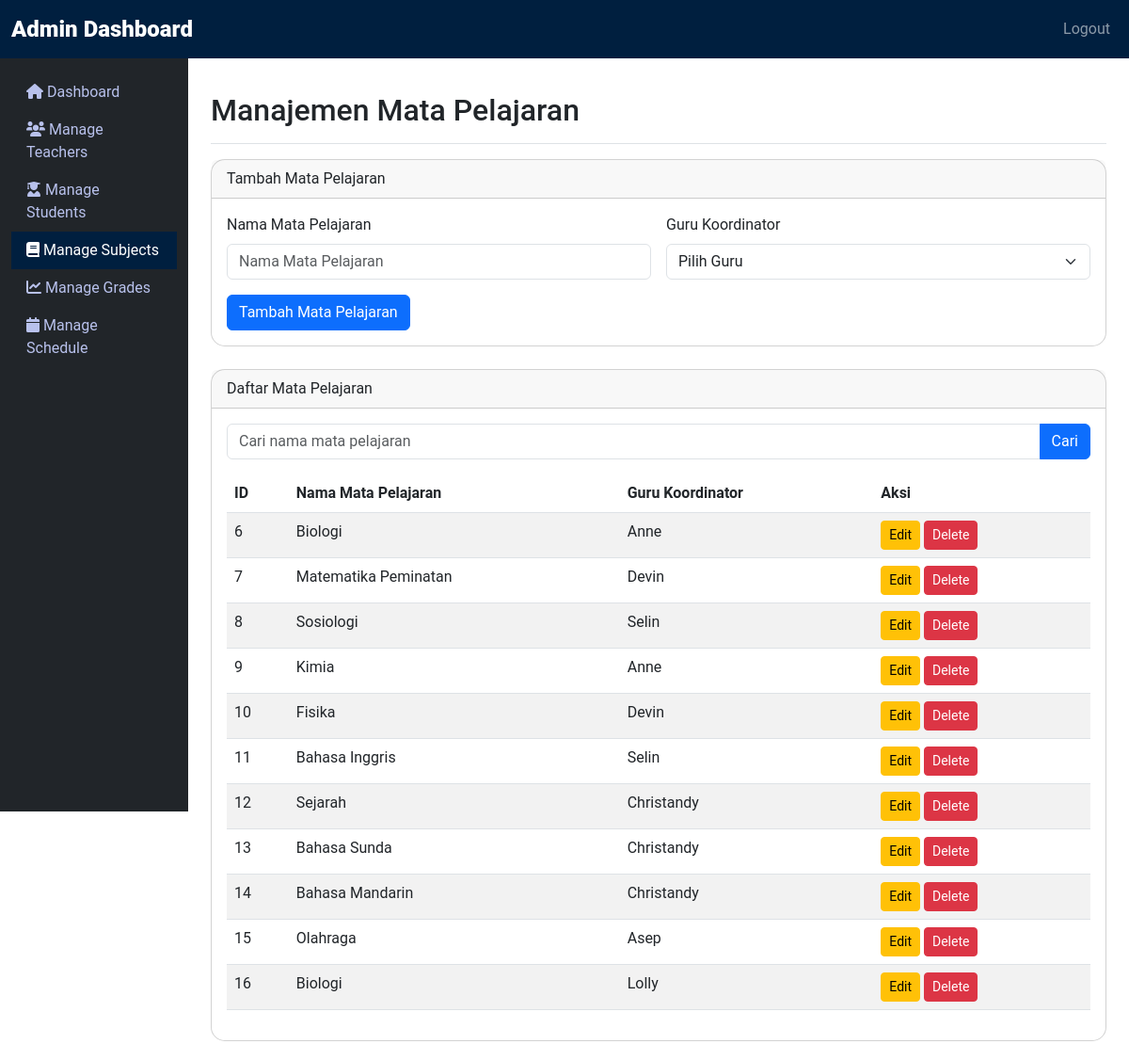
Page /admin/manage_subjects.php (signed in) on the earlier database version.
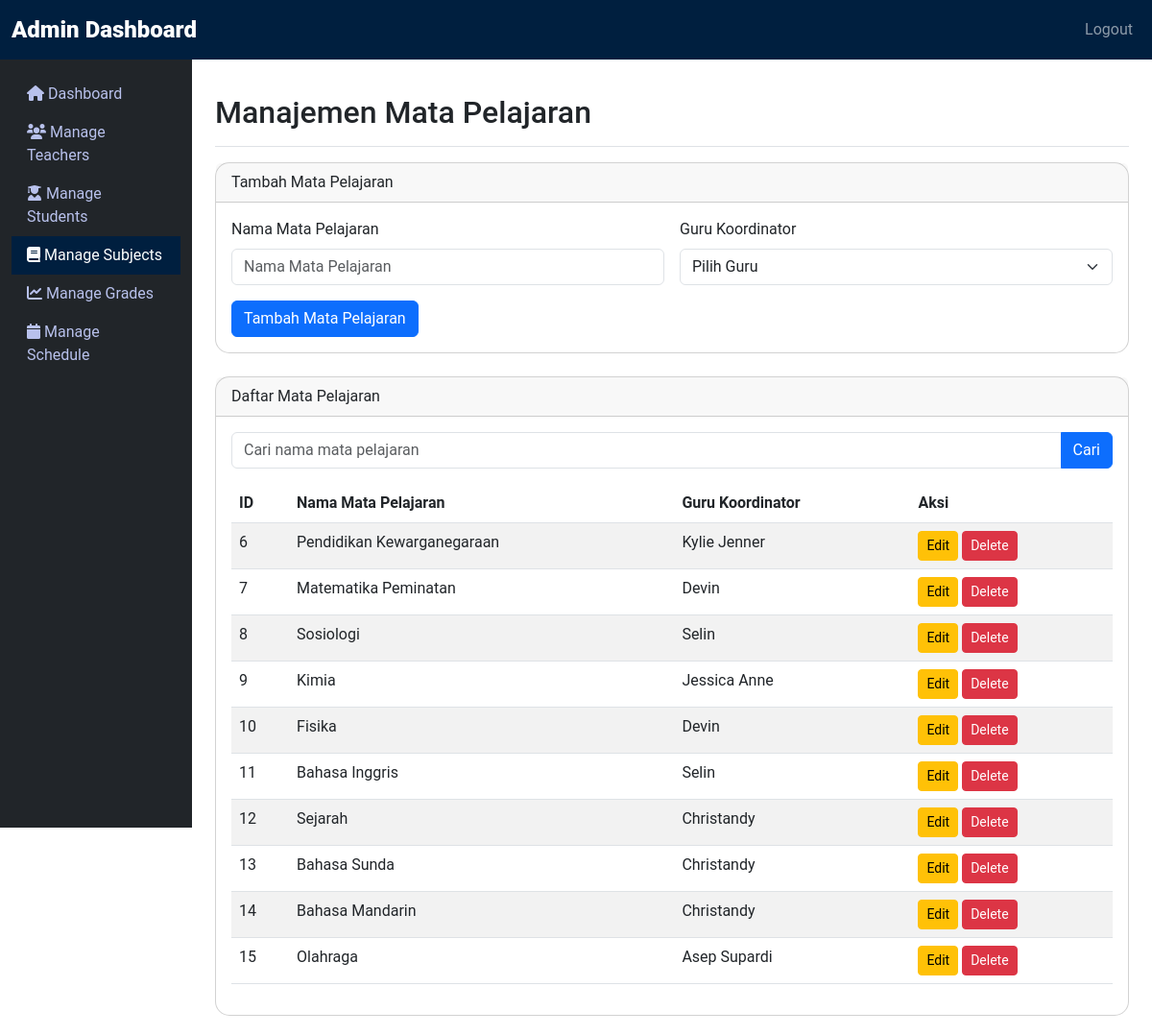
Same page on the later database version.
### tables this page shows
CREATE TABLE `mata_pelajaran` (
  `id` int(11) NOT NULL,
  `nama` varchar(100) NOT NULL,
  `guru_pengajar` int(11) DEFAULT NULL,
  `periode_id` int(11) NOT NULL
);

CREATE TABLE `guru` (
  `id` int(11) NOT NULL,
  `nama` varchar(100) NOT NULL,
  `role` enum('guru_biasa','guru_wali') DEFAULT 'guru_biasa',
  `telepon` varchar(15) DEFAULT NULL,
  `email` varchar(100) NOT NULL,
  `alamat` text DEFAULT NULL,
  `mata_pelajaran` varchar(100) DEFAULT NULL,
  `password` varchar(255) NOT NULL,
  `periode_id` int(11) DEFAULT NULL
);

### admin/manage_subjects.php (the view, shortened to what the changed rows need)
<?php
include '../includes/db.php';
$search_query = $_GET['search'] ?? '';
$query = "SELECT mp.*, g.nama AS nama_guru
          FROM mata_pelajaran mp
          LEFT JOIN guru g ON mp.guru_pengajar = g.id
          WHERE mp.nama LIKE :search_query";
$stmt = $pdo->prepare($query);
$stmt->execute(['search_query' => "%$search_query%"]);
$subjects = $stmt->fetchAll(PDO::FETCH_ASSOC);
?>
<!DOCTYPE html>
<html lang="id">
<head>
    <link href="https://cdn.jsdelivr.net/npm/bootstrap@5.3.0-alpha1/dist/css/bootstrap.min.css" rel="stylesheet">
    <link href="https://cdnjs.cloudflare.com/ajax/libs/font-awesome/6.0.0-beta3/css/all.min.css" rel="stylesheet">
    <link rel="stylesheet" href="admin_style.css">
</head>
<body>
    <div class="container-fluid">
        <div class="row">
            <main class="col-md-9 ms-sm-auto col-lg-10 px-md-4">
                <div class="d-flex justify-content-between flex-wrap flex-md-nowrap align-items-center pt-3 pb-2 mb-3 border-bottom">
                    <h1 class="h2">Manajemen Mata Pelajaran</h1>
                </div>
                <div class="card">
                    <div class="card-body">
                        <table class="table table-striped table-hover">
                            <thead>
                                <tr>
                                    <th>ID</th>
                                    <th>Nama Mata Pelajaran</th>
                                    <th>Guru Koordinator</th>
                                    <th>Aksi</th>
                                </tr>
                            </thead>
                            <tbody>
                                <?php foreach ($subjects as $row): ?>
                                    <tr>
                                        <td><?= htmlspecialchars($row['id']) ?></td>
                                        <td><?= htmlspecialchars($row['nama']) ?></td>
                                        <td><?= htmlspecialchars($row['nama_guru']) ?></td>
                                        <td>
                                            <a href="manage_subjects.php?edit=<?= $row['id'] ?>" class="btn btn-warning btn-sm">Edit</a>
                                            <a href="manage_subjects.php?delete=<?= $row['id'] ?>" class="btn btn-danger btn-sm">Delete</a>
                                        </td>
                                    </tr>
                                <?php endforeach; ?>
                            </tbody>
                        </table>
                    </div>
                </div>
            </main>
        </div>
    </div>
</body>
</html>

Differences in the rows shown:
removed mata_pelajaran: id "16", nama "Biologi", guru_pengajar.nama "Lolly"
changed mata_pelajaran id 6: nama "Biologi" → "Pendidikan Kewarganegaraan"; guru_pengajar.nama "Anne" → "Kylie Jenner"
changed through a linked row, mata_pelajaran "Kimia": guru_pengajar.nama "Anne" → "Jessica Anne"
changed through a linked row, mata_pelajaran "Olahraga": guru_pengajar.nama "Asep" → "Asep Supardi"
